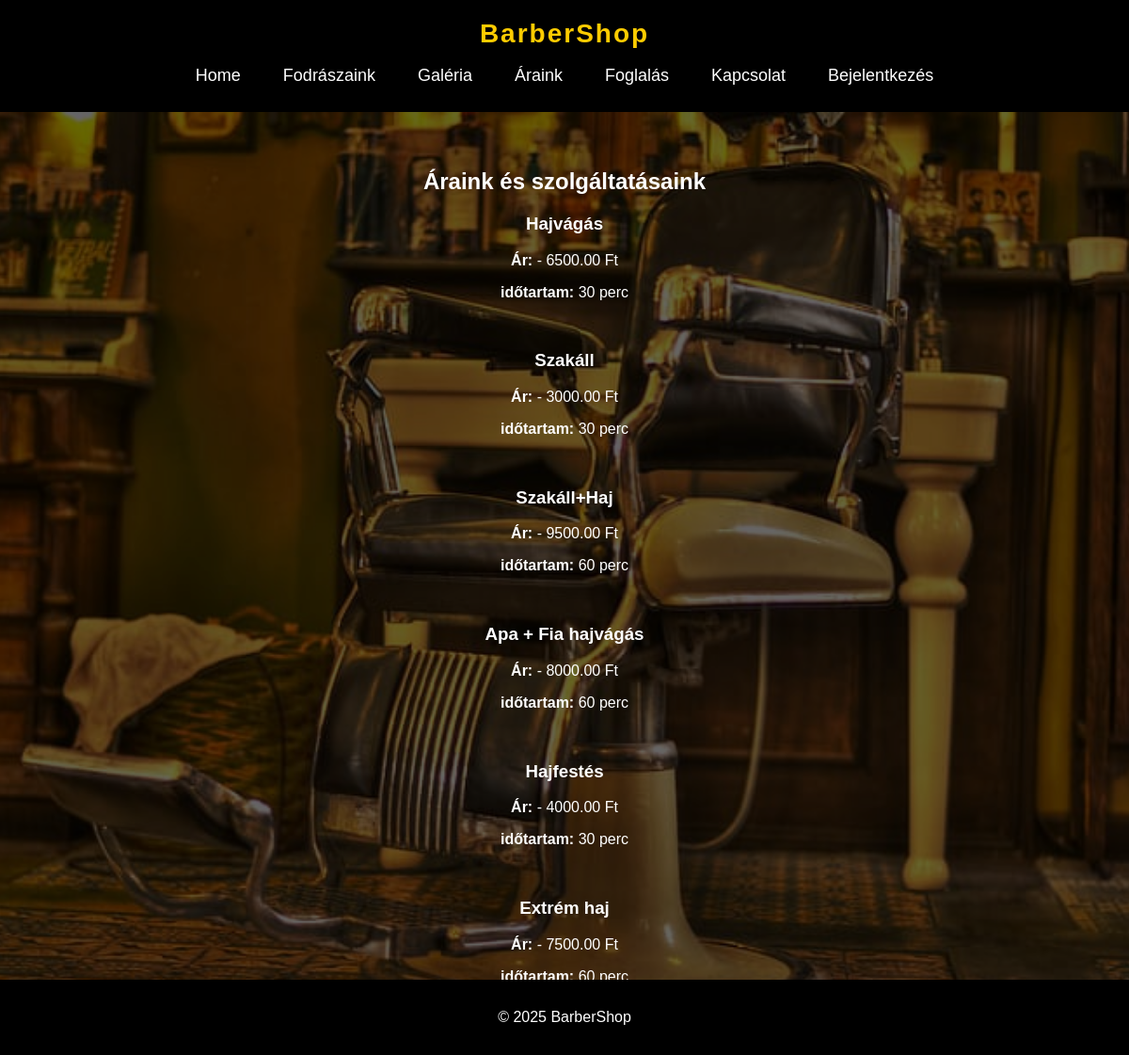
Page /bookings/price/ on the committed database.
### bookings/models.py (models this page shows, shortened)
class Service(models.Model):
    name = models.CharField(max_length=100)
    price = models.DecimalField(max_digits=6, decimal_places=2)
    duration = models.IntegerField(help_text="Duration in minutes")

### bookings/views.py (the view)
# urls.py: path("price/", price, name="price")
def price(request):
    services = Service.objects.all()
    return render(request, "bookings/price.html", {"services": services})

### bookings/templates/bookings/price.html
{% extends "base.html" %}
{% block content %}
<h2>Áraink és szolgáltatásaink</h2>
<div class="service-container">
    {% for service in services %}
    <div class="service">
        <h3><strong>{{ service.name }}</strong></h3>
        <p><strong>Ár:</strong> - {{ service.price }} Ft</p>
        <p><strong>időtartam:</strong> {{ service.duration }} perc</p></br>
    </div>
  {% endfor %}
</div>
{% endblock %}

### bookings/templates/base.html (style rules this page uses)
body { background-color: #121212; color: #fff; font-family: 'Arial', sans-serif; margin: 0; padding: 0; display: flex; flex-direction: column; align-items: center; min-height: 100vh; }
body { background: url('/staticfiles/images/barbershop-bg.jpg') no-repeat center center fixed; background-size: cover; color: #fff; font-family: 'Arial', sans-serif; margin: 0; padding: 0; display: flex; flex-direction: column; align-items: center; min-height: 100vh; position: relative; }
body::before { content: ""; position: absolute; top: 0; left: 0; width: 100%; height: 100%; background: rgba(0, 0, 0, 0.6); z-index: -1; }

### rows in the picture
Service: name "Hajvágás", price "6500.00", duration "30"
Service: name "Szakáll", price "3000.00", duration "30"
Service: name "Szakáll+Haj", price "9500.00", duration "60"
Service: name "Apa + Fia hajvágás", price "8000.00", duration "60"
Service: name "Hajfestés", price "4000.00", duration "30"
Service: name "Extrém haj", price "7500.00", duration "60"
